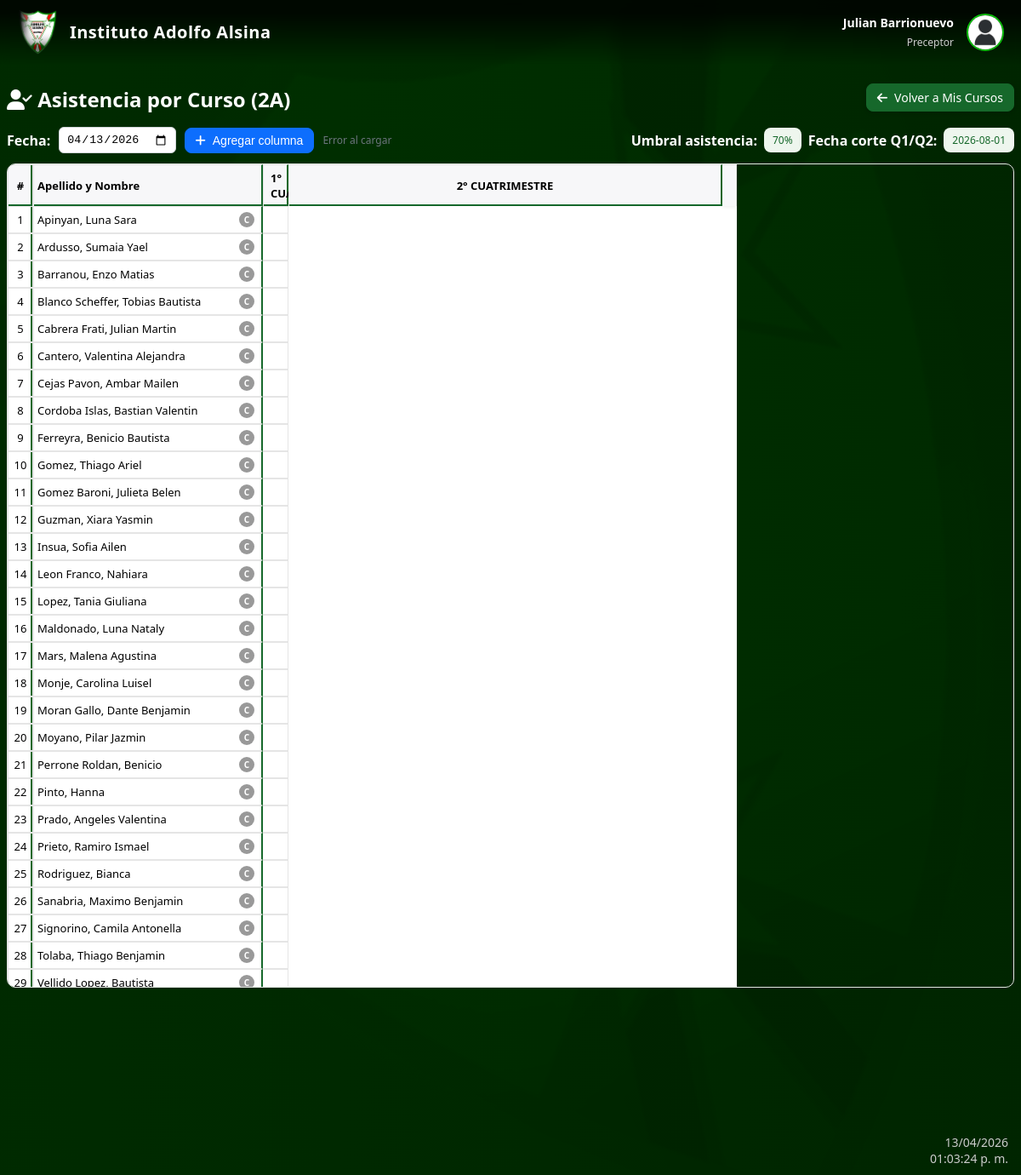
The page /asistencias_curso.php?id=2 (signed in) on the database its author committed.
### tables this page shows
CREATE TABLE `cursos` (
  `id_curso` int(11) NOT NULL,
  `nombre_curso` varchar(10) NOT NULL,
  `id_preceptor` int(11) DEFAULT NULL,
  `asiento_fijo` tinyint(1) DEFAULT '0'
);

CREATE TABLE `configuraciones` (
  `clave` varchar(100) NOT NULL,
  `valor_date` date NOT NULL,
  `valor` int(3) NOT NULL,
  `actualizado_en` datetime NOT NULL DEFAULT CURRENT_TIMESTAMP ON UPDATE CURRENT_TIMESTAMP,
  `valor_int` int(11) DEFAULT NULL
);

CREATE TABLE `alumnos` (
  `id_alumno` int(11) NOT NULL,
  `id_usuario` int(11) NOT NULL,
  `dni` int(8) DEFAULT NULL,
  `id_curso` int(11) DEFAULT NULL,
  `ubicacion` int(11) DEFAULT NULL,
  `libro` int(11) DEFAULT NULL,
  `folio` int(11) DEFAULT NULL
);

CREATE TABLE `usuarios` (
  `id_usuario` int(11) NOT NULL,
  `nombre` varchar(100) DEFAULT NULL,
  `apellido` varchar(100) DEFAULT NULL,
  `email` varchar(150) NOT NULL,
  `clave` varchar(255) NOT NULL
);

### config_menus.php (called while the page is built, shortened)
<?php
$nombresPerfiles = array(
    1 => array("Alumno", "fa-user-graduate"),
    2 => array("Tutor", "fa-user-friends"),
    3 => array("Docente", "fa-chalkboard-teacher"),
    4 => array("Administrador", "fa-user-shield"),
    5 => array("Preceptor", "fa-user-check")
);

### asistencias_curso.php (the view, shortened to what this page needs)
<?php
require_once __DIR__ . '/acceso.php';
require_once __DIR__ . '/conexion.php';
$fechaCorteQ2 = null;
$umbralAsistencia = null;
try {
    $cfg = $conexion->query("SELECT clave, valor_date FROM configuraciones WHERE clave IN ('inicio_segundo_cuatrimestre')") ?: null;
    if ($cfg && $cfg->num_rows) {
        while($row = $cfg->fetch_assoc()){
            if ($row['clave'] === 'inicio_segundo_cuatrimestre' && !empty($row['valor_date'])) {
                $fechaCorteQ2 = $row['valor_date'];
            }
        }
    }
} catch (Exception $e) {  }
try {
    $r = $conexion->query("SELECT valor FROM configuraciones WHERE clave='porcentaje_asistencia' LIMIT 1");
    if ($r && $row = $r->fetch_assoc()) {
        $umbralAsistencia = intval($row['valor']);
    }
} catch (Exception $e) {  }
$idCurso = isset($_GET['id']) ? intval($_GET['id']) : 0;
$infoCurso = $conexion->query("SELECT id_curso, nombre_curso FROM cursos WHERE id_curso = $idCurso")->fetch_assoc();
$alumnos = $conexion->query("SELECT a.id_alumno, u.apellido, u.nombre,
                                (SELECT 1 FROM notas n
                                 INNER JOIN curso_materia cm ON n.id_curso_materia = cm.id_curso_materia
                                 WHERE n.id_alumno = a.id_alumno AND cm.id_curso = $idCurso AND n.id_estado = 2 LIMIT 1) as es_recursante
                               FROM alumnos a
                               INNER JOIN usuarios u ON u.id_usuario = a.id_usuario
                               WHERE a.id_curso = $idCurso
                               ORDER BY u.apellido, u.nombre")->fetch_all(MYSQLI_ASSOC);
?>
<!DOCTYPE html>
<html lang="es">
<head>
  <link rel="stylesheet" href="https://cdnjs.cloudflare.com/ajax/libs/font-awesome/6.5.0/css/all.min.css">
  <link rel="stylesheet" href="estilos.css">
</head>
<body>
  <?php include __DIR__ . '/navbar.php'; ?>
  <div class="container">
    <div class="titulo-bar">
      <h2 class="titulo"><i class="fa fa-user-check"></i> Asistencia por Curso (<?php echo htmlspecialchars($infoCurso['nombre_curso']); ?>)</h2>
      <a href="miscursos.php" class="btn-volver"><i class="fa fa-arrow-left"></i> Volver a Mis Cursos</a>
    </div>
    <div class="toolbar">
      <label for="fecha">Fecha:</label>
      <input type="date" id="fecha">
      <button type="button" id="btnAdd" class="btn-add"><i class="fa fa-plus"></i> Agregar columna</button>
      <span id="status" style="font-size:12px; color:#6c757d;"></span>
      <div class="toolbar-right">
        <label>Umbral asistencia:</label>
        <span id="umbralLabel" class="badge-ok" style="background:#eef6ee; color:#16682b;"><?php echo htmlspecialchars(($umbralAsistencia !== null && $umbralAsistencia>0) ? ($umbralAsistencia.'%') : 'No configurado'); ?></span>
        <label>Fecha corte Q1/Q2:</label>
        <span id="fechaCorteLabel" class="badge-ok" style="background:#eef6ee; color:#16682b;"><?php echo htmlspecialchars($fechaCorteQ2 ?: 'No configurada'); ?></span>
      </div>
    </div>
    <div class="tabla-wrap">
      <table class="asist" id="tablaAsist">
        <colgroup>
          <col style="width: var(--w-num);">
          <col style="width: 270px;">
          <col class="col-filler">
        </colgroup>
        <thead>
          <tr id="trHead1" class="head-1">
            <th class="sticky-num" rowspan="2">#</th>
            <th class="sticky-nombre" rowspan="2" style="text-align:left; width:270px;"><div class="nombre-wrap">Apellido y Nombre</div></th>
            <th id="thQ1" colspan="0" class="left-sep" style="text-align:center;">1° CUATRIMESTRE</th>
            <th id="thQ2" colspan="0" class="left-sep" style="text-align:center;">2° CUATRIMESTRE</th>
            <th class="col-filler" rowspan="2"></th>
          </tr>
        </thead>
        <tbody>
        <?php $i=1; foreach($alumnos as $al): ?>
          <tr data-alumno="<?php echo (int)$al['id_alumno']; ?>">
            <td class="sticky-num"><?php echo $i++; ?></td>
            <td class="sticky-nombre" style="text-align:left; width:270px;">
              <div class="nombre-wrap">
                <span><?php echo htmlspecialchars($al['apellido'].', '.$al['nombre']); ?></span>
                <?php if (intval($al['es_recursante'] ?? 0) === 1): ?>
                  <span class="badge-condicion badge-r" title="Recursante">R</span>
                <?php else: ?>
                  <span class="badge-condicion badge-c" title="Cursa">C</span>
                <?php endif; ?>
              </div>
            </td>
            <td class="col-filler"></td>
          </tr>
        <?php endforeach; ?>
        </tbody>
      </table>
    </div>
  </div>
</body>
</html>

### navbar.php (shortened to what this page needs)
<?php
require_once __DIR__ . '/config_menus.php';
$fotoUsuario = "fotos/".$_SESSION['id_usuario'].".jpg";
if(!file_exists($fotoUsuario)) {
    $fotoUsuario = "fotos/0.jpg";
}
$perfilActivo = $_SESSION['perfil_actual'];
?>
<div class="header">
    <div class="logo-box">
        <img src="fotos/logo.png" class="logo" alt="Logo Colegio">
        <span class="nombre-colegio">Instituto Adolfo Alsina</span>
    </div>
    <div class="user-menu">
        <div class="user-info">
            <div class="nombre"><?php echo htmlspecialchars($_SESSION['nombre'].' '.$_SESSION['apellido']); ?></div>
            <?php if(count($_SESSION['perfiles'])>1): ?>
                <div class="perfil-actual" onclick="togglePerfilDropdown()">
                    <span id="perfilActual"><?php echo $nombresPerfiles[$perfilActivo][0]; ?></span>
                    <i class="fa-solid fa-caret-down"></i>
                </div>
                <div id="dropdownPerfil" class="dropdown-perfil">
                    <?php foreach($_SESSION['perfiles'] as $p): ?>
                        <div onclick="cambiarPerfil('<?php echo $p;?>')">
                            <span><?php echo $nombresPerfiles[$p][0];?></span>
                            <i class="fa-solid <?php echo $nombresPerfiles[$p][1];?>"></i>
                        </div>
                    <?php endforeach; ?>
                </div>
            <?php else: ?>
                <div class="perfil-actual"><?php echo $nombresPerfiles[$perfilActivo][0]; ?></div>
            <?php endif; ?>
        </div>
        <img src="<?php echo $fotoUsuario . '?' . time(); ?>" class="usuario" alt="Usuario" onclick="toggleDropdown()" id="usuarioAvatar">
    </div>
</div>
<div class="datetime" id="datetime"></div>

### estilos.css (style rules this page uses)
body { font-family:Segoe UI,Tahoma,sans-serif; margin:0; padding-top:80px; background:linear-gradient(to right,lab(10% -52.37 35.81),lab(10% -32.37 35.81)); color:#ffffff; }
.header { display:flex; justify-content:space-between; align-items:center; padding:10px 20px; background:linear-gradient(to bottom, rgba(0,0,0,0.8) 20%, rgba(255,255,255,0) 100%); backdrop-filter: blur(5px); -webkit-backdrop-filter: blur(5px); position:fixed; top:0; left:0; right:0; z-index:1000; }
.logo-box { display:flex; align-items:center; gap:12px; }
.header img.logo { height:55px; }
.nombre-colegio { font-size:20px; font-weight:600; color:#fff; letter-spacing:0.5px; white-space:nowrap; }
.user-menu { display:flex; align-items:center; gap:5px; position:relative; }
.user-info { text-align:right; margin-right:10px; }
.user-info .nombre { font-weight:bold; font-size:14px; margin-bottom:1px; cursor:default; }
.user-info .perfil-actual { font-size:12px; color:#ccc; cursor:pointer; display:inline-flex; align-items:center; gap:5px; }
.user-menu img.usuario { height:40px;width:40px; border-radius:50%; object-fit:cover; border:2px solid hsl(120, 89%, 39%); cursor:pointer; transition:0.3s; }
.datetime { position:fixed; bottom:10px; right:15px; font-size:14px; color:#ccc; text-align:right; }
a { text-decoration:none;color:inherit; }
body::before { content: ""; position: fixed; inset: 0; background: url("fotos/logo.png") no-repeat center center; background-size: contain; opacity: 0.12; transform: rotate(-25deg) scale(1.4); transform-origin: center; z-index: -1; mix-blend-mode: overlay; pointer-events: none; margin-left:120px; margin-top:80px; }

### rows shown on the page
cursos: nombre_curso "2A"
configuraciones: valor "70%"
alumnos: id_usuario.nombre "Apinyan, Luna Sara"
alumnos: id_usuario.nombre "Ardusso, Sumaia Yael"
alumnos: id_usuario.nombre "Barranou, Enzo Matias"
alumnos: id_usuario.nombre "Blanco Scheffer, Tobias Bautista"
alumnos: id_usuario.nombre "Cabrera Frati, Julian Martin"
alumnos: id_usuario.nombre "Cantero, Valentina Alejandra"
alumnos: id_usuario.nombre "Cejas Pavon, Ambar Mailen"
alumnos: id_usuario.nombre "Cordoba Islas, Bastian Valentin"
alumnos: id_usuario.nombre "Ferreyra, Benicio Bautista"
alumnos: id_usuario.nombre "Gomez, Thiago Ariel"
alumnos: id_usuario.nombre "Gomez Baroni, Julieta Belen"
alumnos: id_usuario.nombre "Guzman, Xiara Yasmin"
alumnos: id_usuario.nombre "Insua, Sofia Ailen"
alumnos: id_usuario.nombre "Leon Franco, Nahiara"
alumnos: id_usuario.nombre "Lopez, Tania Giuliana"
alumnos: id_usuario.nombre "Maldonado, Luna Nataly"
alumnos: id_usuario.nombre "Mars, Malena Agustina"
alumnos: id_usuario.nombre "Monje, Carolina Luisel"
alumnos: id_usuario.nombre "Moran Gallo, Dante Benjamin"
alumnos: id_usuario.nombre "Moyano, Pilar Jazmin"
alumnos: id_usuario.nombre "Perrone Roldan, Benicio"
alumnos: id_usuario.nombre "Pinto, Hanna"
alumnos: id_usuario.nombre "Prado, Angeles Valentina"
alumnos: id_usuario.nombre "Prieto, Ramiro Ismael"
alumnos: id_usuario.nombre "Rodriguez, Bianca"
alumnos: id_usuario.nombre "Sanabria, Maximo Benjamin"
alumnos: id_usuario.nombre "Signorino, Camila Antonella"
alumnos: id_usuario.nombre "Tolaba, Thiago Benjamin"
alumnos: id_usuario.nombre "Vellido Lopez, Bautista"

### other values the page prints
$_SESSION['nombre'].' '.$_SESSION['apellido'] "Julian Barrionuevo"
$nombresPerfiles[$perfilActivo][0] "Preceptor"
